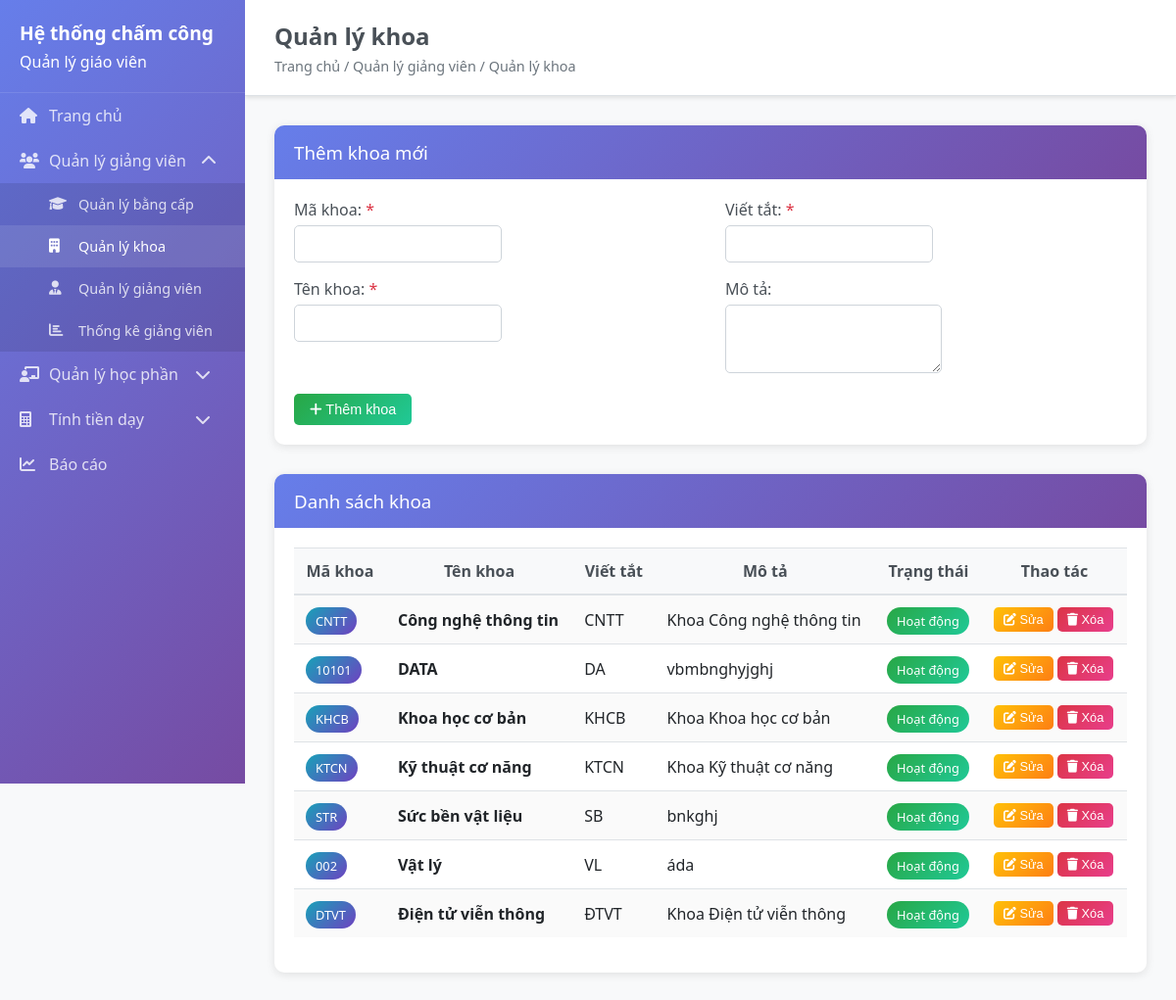
The page /departments on the database as committed earlier.
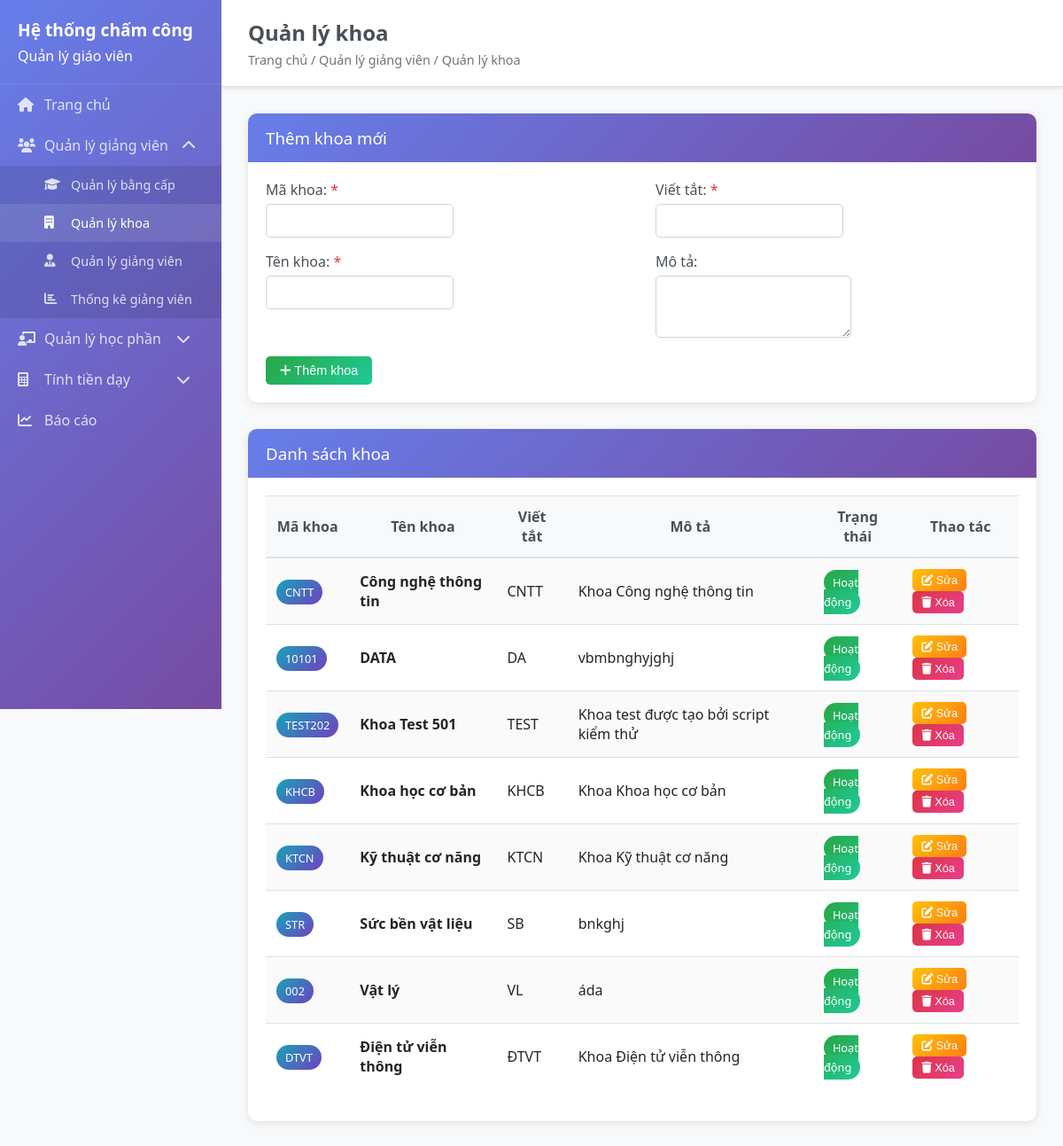
The same page on the database as committed later.
### backend/models/Department.py (models this page shows, shortened)
class Department(BaseModel):
    __tablename__ = 'departments'
    code = db.Column(db.String(20), nullable=False, unique=True)
    name = db.Column(db.String(100), nullable=False, unique=True)
    abbreviation = db.Column(db.String(20), nullable=False)
    description = db.Column(db.Text, nullable=True)
    is_active = db.Column(db.Boolean, default=True)

### backend/app.py (the view)
@app.route('/departments')
def departments():
    try:
        if 'Department' in globals():
            departments_list = Department.query.filter_by(is_active=True).order_by(Department.name).all()
        else:
            departments_list = []
        return render_template('departments.html', departments=departments_list)
    except Exception as e:
        print(f"Error in departments route: {e}")
        return render_template('departments.html', departments=[])

### frontend/templates/departments.html (shortened to what this page needs)
{% extends "base.html" %}
{% block page_title %}Quản lý khoa{% endblock %}
{% block breadcrumb %}Trang chủ / Quản lý giảng viên / Quản lý khoa{% endblock %}
{% block content %}
<div class="card">
    <div class="card-header">
        <h3>Thêm khoa mới</h3>
    </div>
    <div class="card-body">
        <form id="department-form">
            <div class="row">
                <div class="col-md-6">
                    <div class="form-group">
                        <label for="department-code">Mã khoa: <span class="text-danger">*</span></label>
                        <input type="text" id="department-code" name="code" class="form-control" required>
                    </div>
                    <div class="form-group">
                        <label for="department-name">Tên khoa: <span class="text-danger">*</span></label>
                        <input type="text" id="department-name" name="name" class="form-control" required>
                    </div>
                </div>
                <div class="col-md-6">
                    <div class="form-group">
                        <label for="department-abbreviation">Viết tắt: <span class="text-danger">*</span></label>
                        <input type="text" id="department-abbreviation" name="abbreviation" class="form-control" required>
                    </div>
                    <div class="form-group">
                        <label for="department-description">Mô tả:</label>
                        <textarea id="department-description" name="description" class="form-control" rows="3"></textarea>
                    </div>
                </div>
            </div>
            <button type="submit" class="btn btn-success" id="submit-btn">
                <i class="fas fa-plus"></i> Thêm khoa
            </button>
        </form>
    </div>
</div>
<div class="card">
    <div class="card-header">
        <h3>Danh sách khoa</h3>
    </div>
    <div class="card-body">
        <div class="table-responsive">
            <table class="table table-striped" id="departments-table">
                <thead>
                    <tr>
                        <th>Mã khoa</th>
                        <th>Tên khoa</th>
                        <th>Viết tắt</th>
                        <th>Mô tả</th>
                        <th>Trạng thái</th>
                        <th>Thao tác</th>
                    </tr>
                </thead>
                <tbody>
                    {% for department in departments %}
                    <tr>
                        <td><span class="badge badge-info">{{ department.code }}</span></td>
                        <td><strong>{{ department.name }}</strong></td>
                        <td>{{ department.abbreviation }}</td>
                        <td>{{ department.description or '-' }}</td>
                        <td>
                            <span class="badge badge-{{ 'success' if department.is_active else 'secondary' }}">
                                {{ 'Hoạt động' if department.is_active else 'Ngưng' }}
                            </span>
                        </td>
                        <td>
                            <button class="btn btn-warning btn-sm" onclick="editDepartment('{{ department.id }}')">
                                <i class="fas fa-edit"></i> Sửa
                            </button>
                            <button class="btn btn-danger btn-sm" onclick="deleteDepartment('{{ department.id }}')">
                                <i class="fas fa-trash"></i> Xóa
                            </button>
                        </td>
                    </tr>
                    {% else %}
                    <tr>
                        <td colspan="6" class="text-center">Chưa có khoa nào</td>
                    </tr>
                    {% endfor %}
                </tbody>
            </table>
        </div>
    </div>
</div>
{% endblock %}

Rows that differ between the two databases and show on the page:
added Department: code "TEST202", name "Khoa Test 501", abbreviation "TEST", description "Khoa test được tạo bởi script kiểm thử", is_active "Hoạt động"
